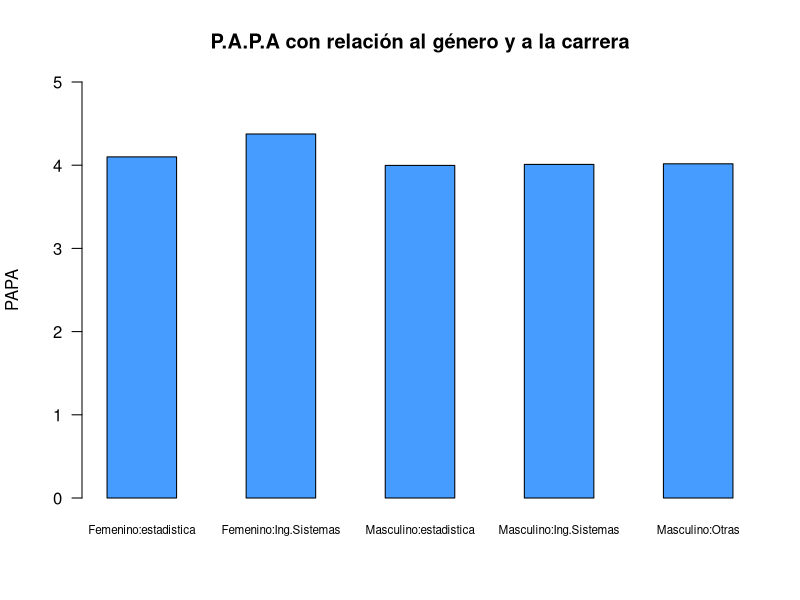
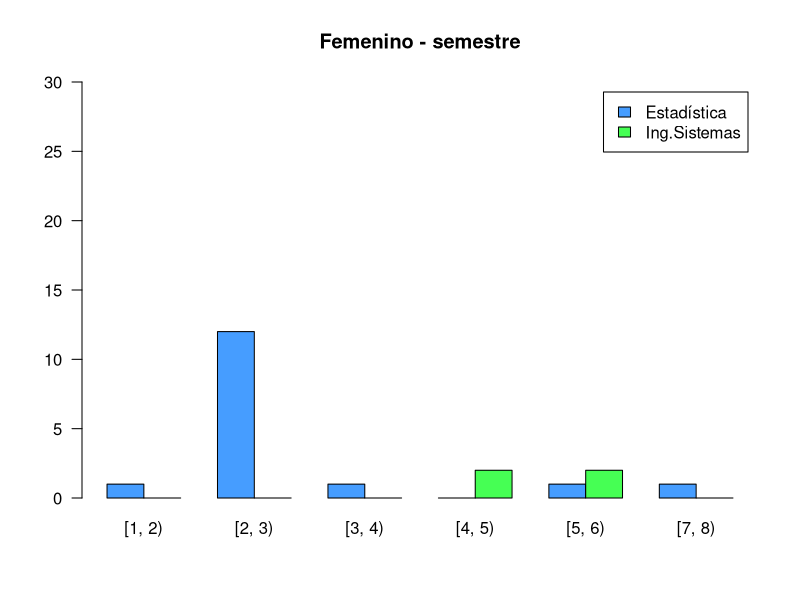
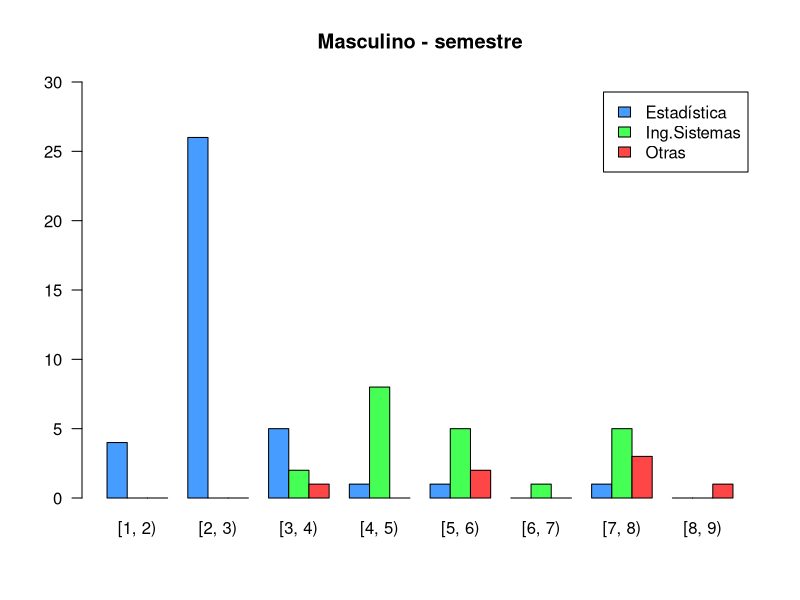
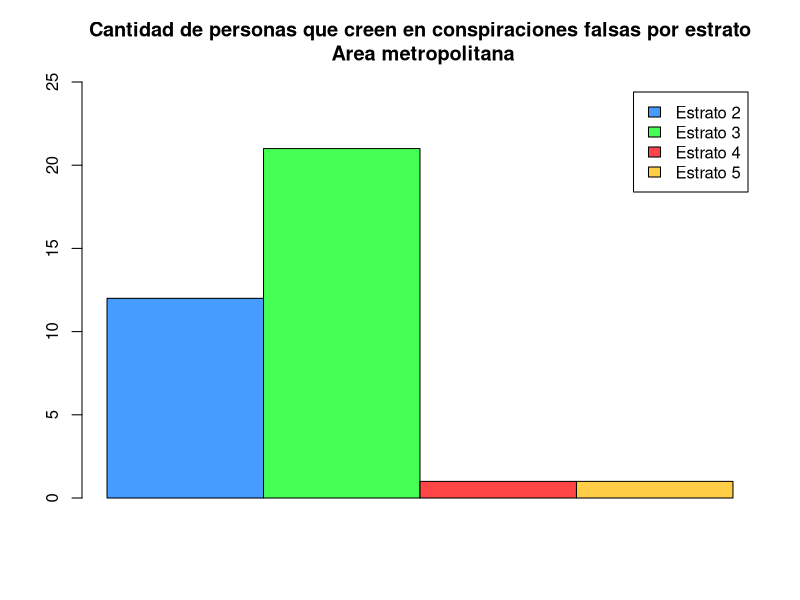
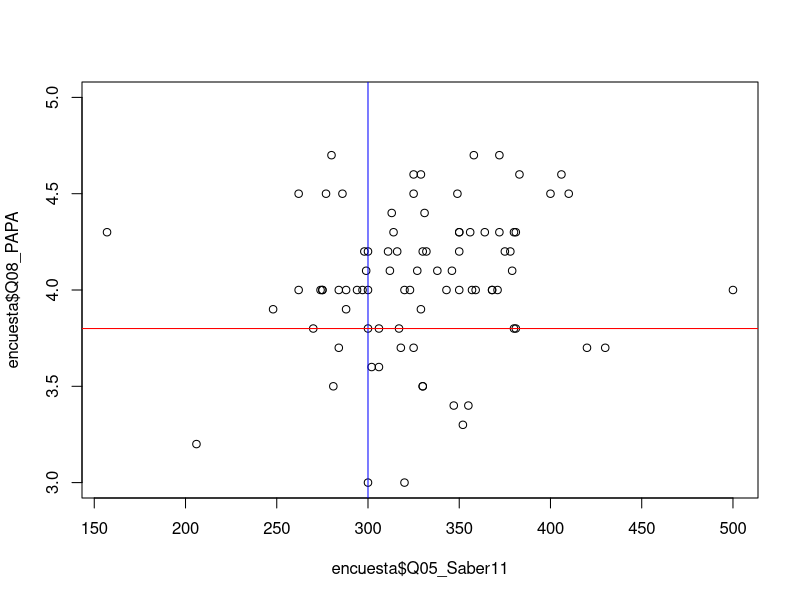
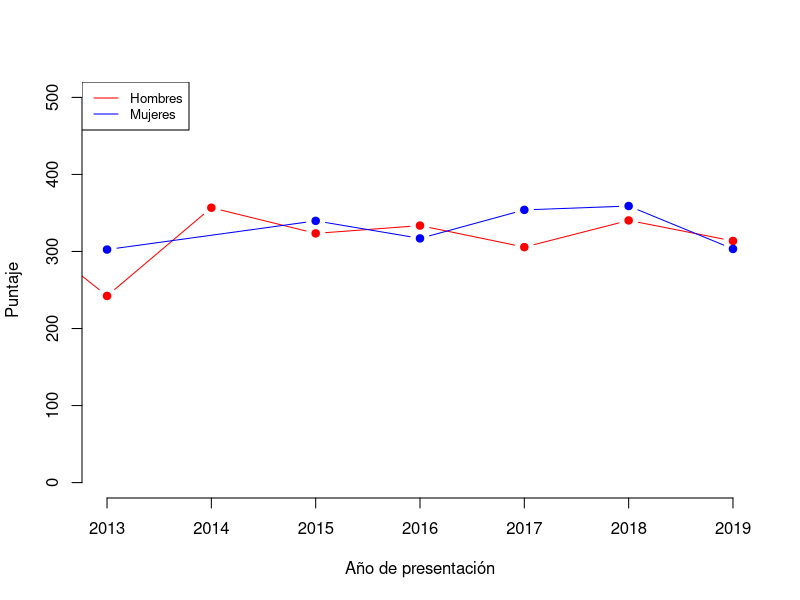

These charts were generated, in order, by the following R code:
## ---- chunk 1
knitr::opts_chunk$set(echo = FALSE,
                      message = FALSE,
                      warning = FALSE)
## ---- chunk 2
## Paquetes usados en el análisis.
library(tidyverse)
## ---- chunk 3
## Lectura de una base de datos tipo ".csv"
encuesta <- read.csv("encuesta1.csv", encoding = "UTF-8")
## ---- chunk 4
encuesta <- encuesta %>% 
  mutate(Q02_FechaNac = as.Date(as.character(Q02_FechaNac), "%Y-%m-%d"))
encuesta <- encuesta %>% 
  mutate(Q07_FechaSaber11 = as.Date(as.character(Q07_FechaSaber11), "%Y-%m-%d"))
## ---- chunk 5
##Papa por fuera del límite
encuesta$Q08_PAPA[encuesta$Q08_PAPA == 45 & !is.na(encuesta$Q08_PAPA)] <- 4.5
## ---- chunk 6
##Q04_semestre: reemplazar NaN por promedio de cada carrera
estadisticos <- encuesta %>%
  filter(Q03_Carrera == "3 : Estadística")

promedioSemestreEstadisticos <- round(mean(estadisticos$Q04_Semestre, na.rm=TRUE), 1)
encuesta$Q04_Semestre[is.na(encuesta$Q04_Semestre)] <- promedioSemestreEstadisticos
## ---- chunk 7
##Prueba realizada del 2000 al 2011-2: modificar escala R = 5*P
encuesta$Q05_Saber11[encuesta$Q05_Saber11 == 73] <- 73*5
## ---- chunk 8
##q08_papa: rellenar na con promedio de cada carrera
promedioPapaEstadisticos <- round(mean(estadisticos$Q08_PAPA[estadisticos$Q04_Semestre >= 2 & estadisticos$Q04_Semestre <= 3], na.rm=TRUE), 1)
encuesta$Q08_PAPA[is.na(encuesta$Q08_PAPA) & encuesta$Q03_Carrera == "3 : Estadística"] <- promedioPapaEstadisticos
## ---- chunk 9
##Cambiar fecha del icfes 2021 a 2019 porque está en el semestre 2
encuesta$Q07_FechaSaber11[encuesta$Q07_FechaSaber11 == as.Date("2021-08-08")] <- as.Date("2019-08-11")

##Cambiar puntaje=0 por promedio de puntajes obtenidos en ese año
icfes2019 <- encuesta %>%
  filter(Q07_FechaSaber11 >= as.Date("2019-01-01") & Q07_FechaSaber11 < as.Date("2020-01-01"))
promedioIcfes2019 <- round(mean(icfes2019$Q05_Saber11))
encuesta$Q05_Saber11[encuesta$Q05_Saber11 == 0 & encuesta$Q07_FechaSaber11 == as.Date("2019-08-08")] <- promedioIcfes2019
encuesta$Q05_Saber11[encuesta$Q05_Saber11 > 500 | encuesta$Q05_Saber11 <= 0] <- NaN
## ---- chunk 10
##Se obtiene el valor numérico del estrato
encuesta <- encuesta %>% 
  mutate(Q10_Estrato = as.numeric(substr(Q10_Estrato, 5,5)))
## ---- chunk 11
##q10_estrato: reemplazar "no se conoce" con el promedio de los estratos de los recursos que posee
promedioEstratoWifiPropio <- mean(encuesta$Q10_Estrato[encuesta$Q14_RecursosInformaticos..Wifi.propio == 1],  na.rm=TRUE)
promedioEstratoPortatilPropio <- mean(encuesta$Q10_Estrato[encuesta$Q14_RecursosInformaticos..Portátil.propio == 1], na.rm=TRUE)
encuesta$Q10_Estrato[is.na(encuesta$Q10_Estrato)] <- round(mean(promedioEstratoWifiPropio, promedioEstratoPortatilPropio))
## ---- chunk 12
##Cambiar rango de porcentajes: de 0-1 a 0-100 
encuesta$Q25_PorcentArea[encuesta$Q25_PorcentArea == 0.1] <- 10
encuesta$Q27_PorcentDivisor[encuesta$Q27_PorcentDivisor == 0.5] <- 50
## ---- chunk 13
## Se crea una nueva base de datos solo con los datos de la pregunta.

# Carrera, Genero, papa. 

baseCarGenPap <- encuesta[,c("Q01_Genero", "Q03_Carrera", "Q08_PAPA")]

# Se cambia el nombre de las carreras de menor frecuencia en la base de datos por "Otras"

baseCarGenPap$Q03_Carrera[baseCarGenPap$Q03_Carrera == "1 : Matemáticas" |
                            baseCarGenPap$Q03_Carrera == "6 : Ingeniería industrial" |
                            baseCarGenPap$Q03_Carrera == "5 : Ingeniería física" |
                            baseCarGenPap$Q03_Carrera == "4 : Ingeniería administrativa"] <- "Otras"

## Filtros

## Filtro mujeres de estadistica.

femeninoEstadistica <- baseCarGenPap %>%
  filter(baseCarGenPap$Q01_Genero == "2 : Femenino" & encuesta$Q03_Carrera == "3 : Estadística")

## Filtro hombres de estadistica.

masculinoEstadistica <- baseCarGenPap %>%
  filter(baseCarGenPap$Q01_Genero == "1 : Masculino" & baseCarGenPap$Q03_Carrera == "3 : Estadística")

## Filtro mujeres de Sistemas.

femeninoSistemas <- baseCarGenPap %>%
  filter(baseCarGenPap$Q01_Genero == "2 : Femenino" & baseCarGenPap$Q03_Carrera == "2 : Ingeniería de sistemas e informática")

## Filtro hombres de Sistemas.

masculinoSistemas <- baseCarGenPap %>%
  filter(baseCarGenPap$Q01_Genero == "1 : Masculino" & baseCarGenPap$Q03_Carrera == "2 : Ingeniería de sistemas e informática")

## Filtro Hombres otras

masculinoOtras <- baseCarGenPap %>%
  filter(baseCarGenPap$Q01_Genero == "1 : Masculino" & baseCarGenPap$Q03_Carrera == "Otras")

## De la variable "Otras" no hay datos de genero Femenino

## ---- chunk 14
## PROMEDIOS

## Mujeres estadistica

PromedioFemEstadis <- mean(femeninoEstadistica$Q08_PAPA)

## Hombres estadistica

PromedioMasEstadis <- mean(masculinoEstadistica$Q08_PAPA)

## Mujeres Sistemas

PromedioFemSistema <- mean(femeninoSistemas$Q08_PAPA)
## Hombres Sistemas

PromedioMasSistema <- mean(masculinoSistemas$Q08_PAPA)

## Hombres Otras

PromedioMasOtras <- mean(masculinoOtras$Q08_PAPA)

PromedioMasOtras

## ---- chunk 15
## Grafica

## Se crea una matriz para poder hacer la grafica de barras.

Tabla_datos <- t(matrix(cbind(PromedioFemEstadis, PromedioFemSistema, PromedioMasEstadis, PromedioMasSistema, PromedioMasOtras)))

Tabla_datos
  colnames(Tabla_datos) <- c("Femenino:estadistica", "Femenino:Ing.Sistemas", "Masculino:estadistica", "Masculino:Ing.Sistemas", "Masculino:Otras")

  
barplot(Tabla_datos,
        col = c("#469dff"),
        las = 1, 
        ylim = c(0, 5), 
        ylab = "PAPA",
        main = "P.A.P.A con relación al género y a la carrera", 
        cex.names = 0.7,
        space = c(1, 1, 1, 1, 1),
        las = 1)

## ---- chunk 16
baseCarGenSem <- encuesta[,c("Q01_Genero","Q03_Carrera", "Q04_Semestre" )] # Nueva base con las variables para este analisis


baseCarGenSem$semestreIntervalo <- baseCarGenSem$Q04_Semestre
baseCarGenSem$semestreIntervalo[baseCarGenSem$Q04_Semestre >= 1.0 & baseCarGenSem$Q04_Semestre < 2.0]  <- "[1, 2)"
baseCarGenSem$semestreIntervalo[baseCarGenSem$Q04_Semestre >= 2.0 & baseCarGenSem$Q04_Semestre < 3.0]  <- "[2, 3)"
baseCarGenSem$semestreIntervalo[baseCarGenSem$Q04_Semestre >= 3.0 & baseCarGenSem$Q04_Semestre < 4.0]  <- "[3, 4)"
baseCarGenSem$semestreIntervalo[baseCarGenSem$Q04_Semestre >= 4.0 & baseCarGenSem$Q04_Semestre < 5.0]  <- "[4, 5)"
baseCarGenSem$semestreIntervalo[baseCarGenSem$Q04_Semestre >= 5.0 & baseCarGenSem$Q04_Semestre < 6.0]  <- "[5, 6)"
baseCarGenSem$semestreIntervalo[baseCarGenSem$Q04_Semestre >= 6.0 & baseCarGenSem$Q04_Semestre < 7.0]  <- "[6, 7)"
baseCarGenSem$semestreIntervalo[baseCarGenSem$Q04_Semestre >= 7.0 & baseCarGenSem$Q04_Semestre < 8.0]  <- "[7, 8)"
baseCarGenSem$semestreIntervalo[baseCarGenSem$Q04_Semestre >= 8.0 & baseCarGenSem$Q04_Semestre < 9.0]  <- "[8, 9)"

baseCarGenSem$carreras <- baseCarGenSem$Q03_Carrera
baseCarGenSem$carreras[baseCarGenSem$Q03_Carrera == "2 : Ingeniería de sistemas e informática"] <- "Ing.Sistemas"
baseCarGenSem$carreras[baseCarGenSem$Q03_Carrera == "3 : Estadística"] <- "Estadística"
baseCarGenSem$carreras[baseCarGenSem$Q03_Carrera == "1 : Matemáticas" | 
             baseCarGenSem$Q03_Carrera == "6 : Ingeniería industrial" |
             baseCarGenSem$Q03_Carrera == "5 : Ingeniería física" |
             baseCarGenSem$Q03_Carrera == "4 : Ingeniería administrativa" |
             baseCarGenSem$Q03_Carrera == "7 : Otra"] <- "Otras"

## ---- chunk 17

tablaMasculina <- baseCarGenSem %>%
  filter(baseCarGenSem$Q01_Genero == "1 : Masculino")
tablaFemenina <- baseCarGenSem %>%
  filter(baseCarGenSem$Q01_Genero == "2 : Femenino")


masculinoCarSem <- table(tablaMasculina$carreras, tablaMasculina$semestreIntervalo)
femeninoCarSem <- table(tablaFemenina$carreras, tablaFemenina$semestreIntervalo)

palette(c("#469dff", "#46ff54", "#ff4646", "#ffcd46", "#46ffdd", "#a846ff", "#FFF798"))
 
barplot(femeninoCarSem, 
        beside = TRUE, 
        las = 1, 
        ylim = c(0, 30), 
        main = "Femenino - semestre",
        col = c(1, 2),
        legend = TRUE)


barplot(masculinoCarSem, beside = TRUE, 
        las = 1, 
        main = "Masculino - semestre", 
        ylim = c(0, 30),
        col = c(1, 2, 3),
        legend = TRUE)

## ---- chunk 18
# filtro de las personas que viven en el area metropolitana

personarAreaMetro <- encuesta %>%
  filter(encuesta$Q09_EnAreaMetropolitana == 1)


## Se toman en cuenta las personas que creen en conspiraciones falsas.

#El hombre nunca llegó a la luna, es un montaje de Hollywood.

#Las vacunas no sirven y son una conspiración de las multinacionales farmacéuticas para enriquecerse.

#La tierra es hueca y en su interior existe una civilización oculta

#Los alienígenas visitaron las civilizaciones antiguas, influyeron en sus historia y construyeron los mega monumentos de la antiguedad

#Los efectos del cambio climático son naturales, y el escándalo se debe a conspiraciones de ambientalistas y de ciertos gremios económicos.

# Las ráfagas solares causan los sismos en la tierra.

## las personas que al menos crean en una de estas conspiraciones falsas será tomada como un "SI" de que si cree en conspiraciones falsas y las demas serán marcadas con "NO".
## ---- chunk 19

## Se crea una nueva variable para guardar estos datos

personarAreaMetro$creenEnConspira[personarAreaMetro$Q15_Alunizaje == 1 | 
                    personarAreaMetro$Q18_Vacunas == 1 | 
                    personarAreaMetro$Q21_TierraHueca == 1|
                    personarAreaMetro$Q22_alienigenas == 1 |
                    personarAreaMetro$Q23_CambioClimatico == 1 |
                    personarAreaMetro$Q20_RafagasSolares == 1] <- "SI"


# Se filtran las personas que creen en conspiraciones falsas
siCreen <- personarAreaMetro %>%
  filter(personarAreaMetro$creenEnConspira == "SI")

siCreen$Q10_Estrato[siCreen$Q10_Estrato == 2] <- "Estrato 2"
siCreen$Q10_Estrato[siCreen$Q10_Estrato == 3] <- "Estrato 3"
siCreen$Q10_Estrato[siCreen$Q10_Estrato == 4] <- "Estrato 4"
siCreen$Q10_Estrato[siCreen$Q10_Estrato == 5] <- "Estrato 5"

# Se crea una tabla que guarda solo las personas que creen en conspiraciones y el estrato

tablaAreaMetro <- table(siCreen$Q10_Estrato, siCreen$creenEnConspira)

barplot(tablaAreaMetro, 
        legend = TRUE, 
        ylim = c(0, 25),
        beside = TRUE ,
        col = c(1, 2, 3, 4),
        main = "Cantidad de personas que creen en conspiraciones falsas por estrato\n Area metropolitana",
        names = "")


## ---- chunk 20
plot(encuesta$Q05_Saber11, encuesta$Q08_PAPA, ylim=c(3,5))
abline(v=300, col="blue")
abline(h=3.8, col="red")
## ---- chunk 21
buenPapaIcfes <-  nrow(encuesta %>% filter(Q05_Saber11 >= 300 & Q08_PAPA >= 3.8))
buenPapaIcfes/nrow(encuesta %>% filter(!is.na(Q05_Saber11) & !is.na(Q08_PAPA)))
## ---- chunk 22
buenPapaIcfes2 <-  nrow(encuesta %>% filter(Q05_Saber11 <= 300 & Q08_PAPA >= 3.8))
buenPapaIcfes2/nrow(encuesta %>% filter(!is.na(Q05_Saber11) & !is.na(Q08_PAPA)))
## ---- chunk 23
puntajesIcfes <- encuesta %>% 
  mutate(añoIcfes = format(encuesta$Q07_FechaSaber11,"%Y")) %>%
  select(Q01_Genero, Q05_Saber11, añoIcfes)

puntajesHombres <- puntajesIcfes %>% filter(Q01_Genero == "1 : Masculino") %>%
  group_by(añoIcfes) %>% summarise(puntajePromedio = mean(Q05_Saber11, na.rm=TRUE))

puntajesMujeres <- puntajesIcfes %>% filter(Q01_Genero == "2 : Femenino") %>%
  group_by(añoIcfes) %>% summarise(puntajePromedio = mean(Q05_Saber11, na.rm=TRUE))

plot(puntajesHombres$añoIcfes, puntajesHombres$puntajePromedio, type = "b",
     frame = FALSE, pch = 19, col = "red", xlab = "Año de presentación", ylab = "Puntaje",
     xlim=c(2013,2019), ylim=c(0,500))

lines(puntajesMujeres$añoIcfes, puntajesMujeres$puntajePromedio, pch = 19,
      col = "blue", type = "b", lty = 1)

legend("topleft", legend=c("Hombres", "Mujeres"),
       col=c("red", "blue"), lty = 1:1, cex=0.8)
